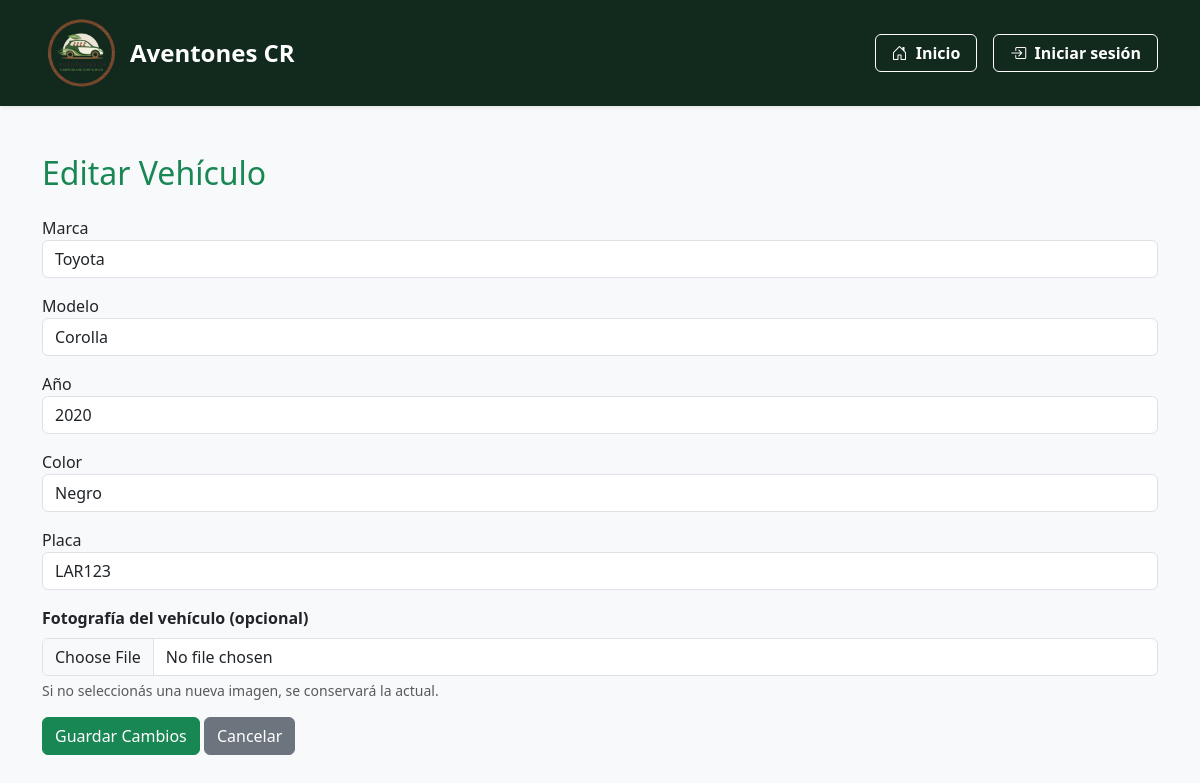
/CRUD_vehiculos/car_edit.php?id=1, run on the app's committed database.
### tables this page shows
CREATE TABLE Vehiculos (
  idVehiculo INT AUTO_INCREMENT PRIMARY KEY,
  idChofer INT NOT NULL,
  marca VARCHAR(50) NOT NULL,
  modelo VARCHAR(50) NOT NULL,
  anio SMALLINT NOT NULL,
  color VARCHAR(30) NOT NULL,
  placa VARCHAR(20) NOT NULL UNIQUE,
  fotografia VARCHAR(255) NULL,
  estado ENUM('pendiente', 'aprobado', 'rechazado') NOT NULL DEFAULT 'pendiente'
);

### config/funciones_carro.php (called while the page is built, shortened)
<?php
require_once __DIR__ . '/database.php';
function getVehiculoById($id) {
    global $pdo;
    $stmt = $pdo->prepare("SELECT * FROM vehiculos WHERE idVehiculo = ?");
    $stmt->execute([$id]);
    return $stmt->fetch(PDO::FETCH_ASSOC);
}
?>

### public/CRUD_vehiculos/car_edit.php (the view, shortened to what this page needs)
<?php
require_once '../../config/funciones_carro.php';
include '../includes/navbar.php';
$idVehiculo = intval($_GET['id']);
$vehiculo = getVehiculoById($idVehiculo);
?>
<!DOCTYPE html>
<html lang="es">
<head>
  <link href="https://cdn.jsdelivr.net/npm/bootstrap@5.3.8/dist/css/bootstrap.min.css" rel="stylesheet">
  <link href="https://cdn.jsdelivr.net/npm/bootstrap-icons@1.11.1/font/bootstrap-icons.css" rel="stylesheet">
</head>
<body class="bg-light">
<div class="container py-5">
  <h2 class="text-success mb-4">Editar Vehículo</h2>
  <form method="POST">
    <div class="mb-3"><label>Marca</label><input type="text" name="marca" value="<?= htmlspecialchars($vehiculo['marca']) ?>" class="form-control" required></div>
    <div class="mb-3"><label>Modelo</label><input type="text" name="modelo" value="<?= htmlspecialchars($vehiculo['modelo']) ?>" class="form-control" required></div>
    <div class="mb-3"><label>Año</label><input type="number" name="anio" value="<?= htmlspecialchars($vehiculo['anio']) ?>" class="form-control" required></div>
    <div class="mb-3"><label>Color</label><input type="text" name="color" value="<?= htmlspecialchars($vehiculo['color']) ?>" class="form-control" required></div>
    <div class="mb-3"><label>Placa</label><input type="text" name="placa" value="<?= htmlspecialchars($vehiculo['placa']) ?>" class="form-control" required></div>
    <div class="mb-3">
    <label class="form-label fw-semibold">Fotografía del vehículo (opcional)</label>
    <input type="file" name="fotografia" class="form-control" accept="image/*">
    <div class="form-text text-muted">Si no seleccionás una nueva imagen, se conservará la actual.</div>
    </div>
    <button type="submit" class="btn btn-success">Guardar Cambios</button>
    <a href="listar_vehiculo.php" class="btn btn-secondary">Cancelar</a>
  </form>
</div>
</body>
</html>

### public/css/navbar.css (style rules this page uses)
:root { --color-principal: #198754; --color-secundario: #00b894; --color-texto-navbar: #ffffff; --color-fondo-navbar: #12291e; --color-fondo-footer: #1a100b; }

### data on the page
vehiculos: marca "Toyota", modelo "Corolla", anio "2020", color "Negro", placa "LAR123"
